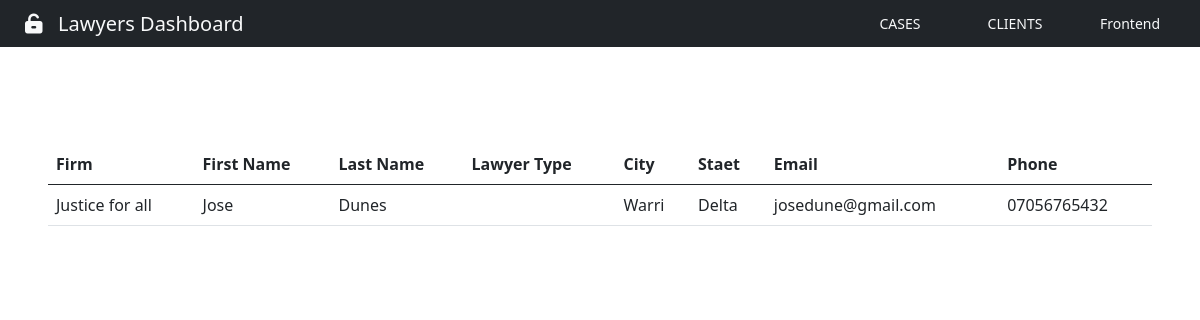
Screenshot of /lawyerdashboard/ with the database file from the repository.
### App/models.py (models this page shows, shortened)
class Lawyer(models.Model):
    Firm = models.CharField(max_length=200)
    FirstName = models.CharField(max_length=200)
    LastName = models.CharField(max_length=100)
    Lawyer_type = models.CharField(
        max_length=100, null=True, choices=LAWYERTYPE)
    Experience = models.CharField(max_length=50)
    skills = models.CharField(max_length=100, choices=SKILLS)
    Gender = models.CharField(max_length=100, null=True, choices=GENDER)
    City = models.CharField(max_length=50)
    State = models.CharField(max_length=100)
    Zip = models.CharField(max_length=6)
    Email = models.CharField(max_length=100)
    Password = models.CharField(max_length=16)
    Phone = models.CharField(max_length=15)
    Profile = models.ImageField(blank=True, upload_to='pics', default='profile_picture')
    reg_at = models.DateTimeField(auto_now_add=True)

### App/views.py (the view)
# urls.py: path('lawyerdashboard/', views.lawyerdashboard, name="lawyerdashboard"),
def lawyerdashboard(request):
    lawyers = Lawyer.objects.all()
    return render(request, "App/lawyerdashboard.html", {'lawyers': lawyers})

### App/templates/App/lawyerdashboard.html (shortened to what this page needs)
{% extends 'base.html' %} {% load static %}
{% block nav-btn %}
<a href="{% url 'logout' %}" class="btn btn-sm text-light" id="btn-nav"
  >Frontend</a
>
<a href="{% url 'clientdashboard' %}" class="btn btn-sm text-light" id="btn-nav"
  >CLIENTS</a
>
<a href="{% url 'cases' %}" class="btn btn-sm text-light" id="btn-nav">CASES</a>
{% endblock %}
{% block nav-content %}
<i class="fa-solid fa-unlock-keyhole"></i>&nbsp;&nbsp; Lawyers Dashboard {% endblock %}
{% block content %}
<div class="cotainer m-5">
    <div class="row">
        <div class="col-12">
            <table class="table">
                <thead>
                    <tr>
                        <th>Firm</th>
                        <th>First Name</th>
                        <th>Last Name</th>
                        <th>Lawyer Type</th>
                        <th>City</th>
                        <th>Staet</th>
                        <th>Email</th>
                        <th>Phone</th>
                    </tr>
                </thead>
                <tbody>
                    {% for lawyer in lawyers %}
                    <tr>
                        <td>{{lawyer.Firm}}</td>
                        <td>{{lawyer.FirstName}}</td>
                        <td>{{lawyer.LastName}}</td>
                        <td>{{lawyer.lawyer_type}}</td>
                        <td>{{lawyer.City}}</td>
                        <td>{{lawyer.State}}</td>
                        <td>{{lawyer.Email}}</td>
                        <td>{{lawyer.Phone}}</td>
                    </tr>
                    {% endfor %}
                </tbody>
            </table>
        </div>
    </div>
</div>
{% endblock content %}

### App/static/css/style.css (style rules this page uses)
html, body { height: 100%; margin: 0; max-width: 100%; }
#btn-nav { width: 90px; float: right; margin-right: 25px; }

### rows the page displays
Lawyer: Firm "Justice for all", FirstName "Jose", LastName "Dunes", City "Warri", State "Delta", Email "josedune@gmail.com", Phone "07056765432"
